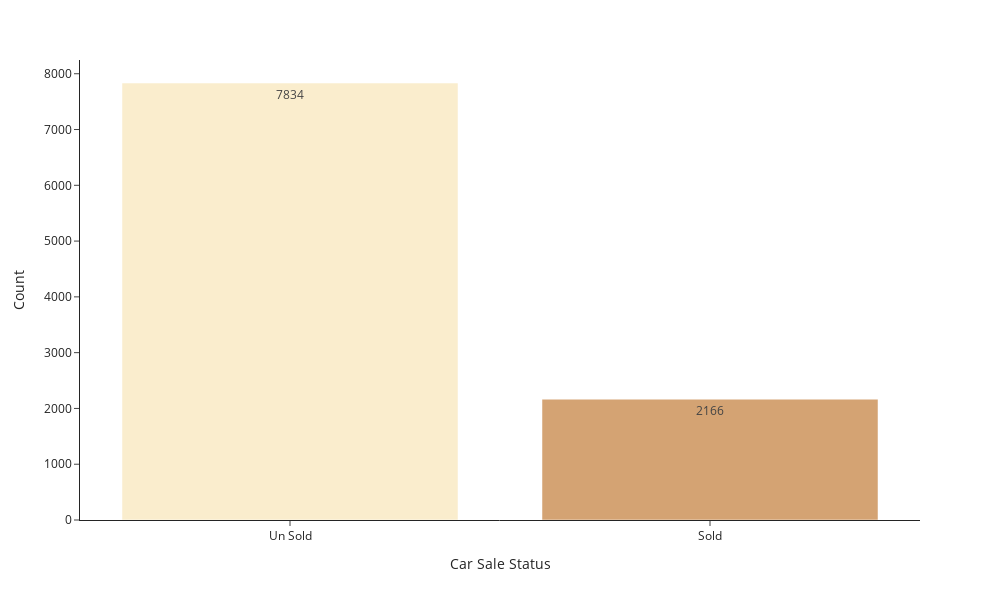

Notebook code cell kept with this figure:
### Markdown cell above
# Sold and Unsold

### Code cell
x = df["Car Sale Status"].value_counts()

fig = px.bar(
    x=x.index,
    y=x.values,
    color_discrete_sequence=["#faedcd", "#d4a373"],
    color=x.index,
    template="simple_white",
    text=x.values  
)

fig.update_layout(
    xaxis_title="Car Sale Status",
    yaxis_title="Count",
    showlegend=False,
    width=1000,   # equivalent to figsize width=10
    height=600    # equivalent to figsize height=6
)

fig.show()

### Figure 1 — Plotly figure (JSON) as saved in the notebook; plotly's stock layout.template omitted (floating-point values rounded to 4 significant figures)
{"data": [{"alignmentgroup": "True", "hovertemplate": "color=Un Sold<br>x=%{x}<br>y=%{y}<br>text=%{text}<extra></extra>", "legendgroup": "Un Sold", "marker": {"color": "#faedcd", "pattern": {"shape": ""}}, "name": "Un Sold", "offsetgroup": "Un Sold", "orientation": "v", "showlegend": true, "text": [7834], "textposition": "auto", "type": "bar", "x": ["Un Sold"], "xaxis": "x", "y": [7834], "yaxis": "y"}, {"alignmentgroup": "True", "hovertemplate": "color=Sold<br>x=%{x}<br>y=%{y}<br>text=%{text}<extra></extra>", "legendgroup": "Sold", "marker": {"color": "#d4a373", "pattern": {"shape": ""}}, "name": "Sold", "offsetgroup": "Sold", "orientation": "v", "showlegend": true, "text": [2166], "textposition": "auto", "type": "bar", "x": ["Sold"], "xaxis": "x", "y": [2166], "yaxis": "y"}], "layout": {"barmode": "relative", "height": 600, "legend": {"title": {"text": "color"}, "tracegroupgap": 0}, "margin": {"t": 60}, "showlegend": false, "width": 1000, "xaxis": {"anchor": "y", "domain": [0, 1], "title": {"text": "Car Sale Status"}}, "yaxis": {"anchor": "x", "domain": [0, 1], "title": {"text": "Count"}}}}
